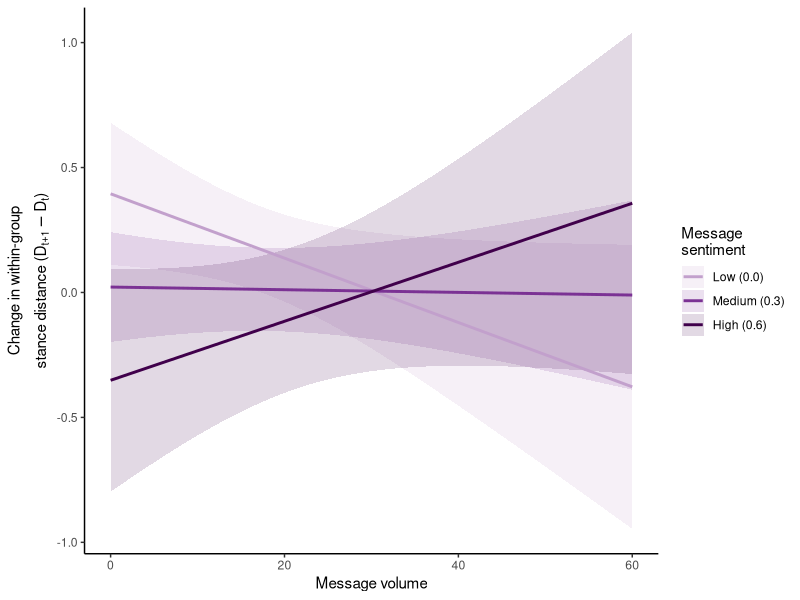

The R source for this figure:
library(dplyr)
library(ggplot2)
library(lmerTest)
library(emmeans)
d <- read.csv('./csv/RoomData.csv') %>% 
  filter(Condition %in% c('control','personal','relational-static')) %>%
  rename(distance=WithinDistanceAcrossRoomParticipant, volume=NumMsgs, sentiment=VADERMean)
keys <- c('SessionID','Condition','RoomID','RoundID')
stopifnot(!anyDuplicated(d[keys]))
future <- d %>% 
  transmute(SessionID,Condition,RoomID,RoundID=RoundID-1,next_distance=distance,next_size=GroupSize)

m <- inner_join(d,future,by=keys) %>% filter(RoundID<=4,GroupSize>=2,next_size>=2) %>%
  filter(if_all(all_of(c('distance','next_distance','volume','sentiment','GroupSize')),is.finite))

fit <- lmer(next_distance ~ distance + GroupSize + RoundID + volume*sentiment + (1|SessionID/RoomID),data=m)

print(nobs(fit)); print(summary(fit)); print(confint(fit,method='Wald'))
# Fixed-effect prediction intervals for mean change, not individual prediction intervals.

ref <- median(m$distance)

pr <- as.data.frame(confint(emmeans(fit,~volume*sentiment,at=list(volume=seq(0,60,by=1),sentiment=c(0,.3,.6),distance=ref,GroupSize=median(m$GroupSize),RoundID=median(m$RoundID))),level=.95)) %>%
  mutate(change=emmean-ref,lo=lower.CL-ref,hi=upper.CL-ref, sentiment=factor(sentiment,levels=c(0,.3,.6),labels=c('Low (0.0)','Medium (0.3)','High (0.6)')))

sentiment_colors <- c(
  "Low (0.0)"    = "#C2A0CC",
  "Medium (0.3)" = "#7B3294",
  "High (0.6)"   = "#40004B"
)

print(ggplot(pr, aes(volume, change, colour = sentiment, fill = sentiment))
      + geom_ribbon(aes(ymin = lo, ymax = hi), alpha = .15, colour = NA)
      + geom_line(linewidth = 1)
      + scale_colour_manual(values = sentiment_colors)
      + scale_fill_manual(values = sentiment_colors)
      + labs(
        x = "Message volume",
        y = expression(atop("Change in within-group",
                            "stance distance (" * D[t+1] - D[t] * ")")),
        colour = "Message\nsentiment",
        fill = "Message\nsentiment"
      )
      + scale_x_continuous(breaks = seq(0, 60, 20))
      + scale_y_continuous(breaks = seq(-1, 1, .5))
      + theme_classic())
